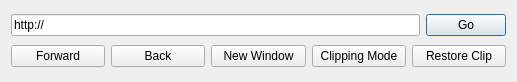
<?xml version="1.0" encoding="UTF-8"?>
<ui version="4.0">
 <class>MainWindow</class>
 <widget class="QDialog" name="MainWindow">
  <property name="geometry">
   <rect>
    <x>0</x>
    <y>0</y>
    <width>517</width>
    <height>82</height>
   </rect>
  </property>
  <property name="sizePolicy">
   <sizepolicy hsizetype="Fixed" vsizetype="Fixed">
    <horstretch>0</horstretch>
    <verstretch>0</verstretch>
   </sizepolicy>
  </property>
  <property name="windowTitle">
   <string>Split - Main Window</string>
  </property>
  <layout class="QVBoxLayout" name="verticalLayout">
   <item>
    <layout class="QHBoxLayout" name="horizontalLayout">
     <item>
      <widget class="QLineEdit" name="addressBar">
       <property name="text">
        <string>http://</string>
       </property>
      </widget>
     </item>
     <item>
      <widget class="QPushButton" name="goButton">
       <property name="text">
        <string>Go</string>
       </property>
      </widget>
     </item>
    </layout>
   </item>
   <item>
    <layout class="QHBoxLayout" name="horizontalLayout_2">
     <item>
      <widget class="QPushButton" name="forwardButton">
       <property name="text">
        <string>Forward</string>
       </property>
      </widget>
     </item>
     <item>
      <widget class="QPushButton" name="backButton">
       <property name="text">
        <string>Back</string>
       </property>
      </widget>
     </item>
     <item>
      <widget class="QPushButton" name="newWindowButton">
       <property name="text">
        <string>New Window</string>
       </property>
      </widget>
     </item>
     <item>
      <widget class="QPushButton" name="clippingModeButton">
       <property name="text">
        <string>Clipping Mode</string>
       </property>
      </widget>
     </item>
     <item>
      <widget class="QPushButton" name="restoreClipButton">
       <property name="text">
        <string>Restore Clip</string>
       </property>
      </widget>
     </item>
    </layout>
   </item>
  </layout>
 </widget>
 <resources/>
 <connections/>
</ui>
